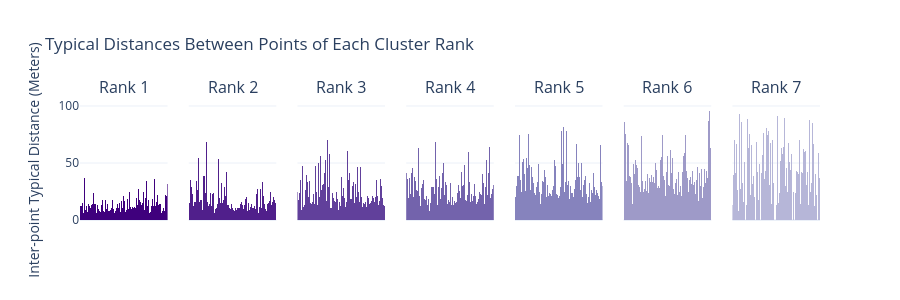

Source (notebook cell):
### Code cell
# --- 2. Calculate Stability Score ---
unique_clusters = [l for l in np.unique(model.labels_) if l != -1]
cluster_stats = []

for cid in unique_clusters:
    mask = (model.labels_ == cid)
    avg_reach = np.mean(model.reachability_[mask])
    count = np.sum(mask)
    score = count / (avg_reach + 1e-10) 
    cluster_stats.append({'cluster': cid, 'stability_score': score})

stats_df = pd.DataFrame(cluster_stats)

# --- 3. Map Scores and Bin by POINTS (Robust Version) ---
cluster_to_score = dict(zip(stats_df['cluster'], stats_df['stability_score']))
poi_df['temp_score'] = poi_df['cluster'].map(cluster_to_score).fillna(-1)

mask_not_noise = poi_df['cluster'] != -1

_, actual_bins = pd.qcut(
    poi_df.loc[mask_not_noise, 'temp_score'], 
    q=12, 
    duplicates='drop', 
    retbins=True
)
num_actual_bins = len(actual_bins) - 1
dynamic_labels = [f"Rank {i}" for i in range(num_actual_bins, 0, -1)]

# Assign Ranks
poi_df.loc[mask_not_noise, 'Stability Rank'] = pd.qcut(
    poi_df.loc[mask_not_noise, 'temp_score'], 
    q=12, 
    labels=dynamic_labels, 
    duplicates='drop'
)

# FIXED: Comprehensive way to ensure "Noise" is a string and caught
poi_df['Stability Rank'] = poi_df['Stability Rank'].astype(object).fillna("Noise")
poi_df.loc[poi_df['cluster'] == -1, 'Stability Rank'] = "Noise"

# Debug: This should show the number of Noise points. If it's 0, clustering parameters are too lenient!
print(f"DEBUG: Found {len(poi_df[poi_df['Stability Rank'] == 'Noise'])} Noise points.")

# --- 4. Define Palette and Ordering ---
raw_purples = plotly.colors.sample_colorscale("Purples", num_actual_bins, low=0.4, high=1.0)
purple_gradient = raw_purples[::-1] 

legend_order = ["Noise"] + [f"Rank {i}" for i in range(num_actual_bins, 0, -1)]
color_map = {f"Rank {i}": purple_gradient[i-1] for i in range(1, num_actual_bins + 1)}
color_map["Noise"] = "#5F5F5F" 

# Sort for layering
rank_sorting = {f"Rank {i}": (num_actual_bins - i + 1) for i in range(1, num_actual_bins + 1)}
rank_sorting["Noise"] = 0
poi_df['sort_order'] = poi_df['Stability Rank'].map(rank_sorting).fillna(0)
poi_df = poi_df.sort_values('sort_order', ascending=True)

# --- 5. Revised: Multi-Plot Reachability (In Meters) ---
earth_radius_meters = 6371008.8

num_ranks = num_actual_bins
reach_fig = make_subplots(
    rows=1, cols=num_ranks, 
    subplot_titles=[f"Rank {i}" for i in range(1, num_ranks + 1)],
    shared_yaxes=True 
)

temp_df = poi_df.sort_index()
ordering = model.ordering_

# CONVERT HERE: Multiply reachability (radians) by earth radius to get meters
reach_vals_meters = model.reachability_[ordering] * earth_radius_meters

reach_labels = temp_df.iloc[ordering]['Stability Rank'].values

for i in range(1, num_ranks + 1):
    label = f"Rank {i}"
    mask = (reach_labels == label)
    x_range = np.arange(np.sum(mask))
    
    reach_fig.add_trace(
        go.Bar(
            x=x_range,
            y=reach_vals_meters[mask], # Use the meter values
            marker_color=color_map[label],
            marker_line_width=0,
            name=label,
            showlegend=False,
            hovertemplate="Distance: %{y:.2f} m<extra></extra>"
        ),
        row=1, col=i
    )

reach_fig.update_layout(
    title="Typical Distances Between Points of Each Cluster Rank",
    height=300,
    template="plotly_white",
    bargap=0
)

# Label the axis clearly as Meters
reach_fig.update_yaxes(title_text="Inter-point Typical Distance (Meters)", row=1, col=1)
reach_fig.update_xaxes(visible=False)


# --- 6. Plot Map (Robust Layering) ---
map_fig = go.Figure()

for label in legend_order:
    # This filter now catches 'Noise' specifically
    df_sub = poi_df[poi_df['Stability Rank'] == label]
    
    if df_sub.empty:
        continue
    
    map_fig.add_trace(go.Scattermap(
        lat=df_sub.geometry.y,
        lon=df_sub.geometry.x,
        mode='markers',
        marker=dict(
            # Force noise to be visible with a specific size
            size=7 if label != "Noise" else 4, 
            color=color_map.get(label, "#5F5F5F"),
            opacity=0.9 if label != "Noise" else 0.5
        ),
        name=label,
        customdata=np.stack((df_sub['cluster'], df_sub['POI_type']), axis=-1),
        hovertemplate=(
            "<b>%{text}</b><br>" +
            "Type: %{customdata[1]}<br>" +
            "Lat: %{lat:.4f}<br>Lon: %{lon:.4f}<extra></extra>"
        ),
        text=df_sub['Stability Rank']
    ))

# Explicitly center the map
center_lat = poi_df.geometry.y.mean()
center_lon = poi_df.geometry.x.mean()

map_fig.update_layout(
    map=dict(
        style="carto-positron", 
        center=dict(lat=center_lat, lon=center_lon),
        zoom=8.5 
    ),
    margin={"r":0,"t":40,"l":0,"b":0},
    title="Major Activity Hubs in Israel, Ranked by POI Density",
    height=600,
    legend=dict(
        traceorder="reversed",
        bgcolor="rgba(255,255,255,0.7)",
        yanchor="top",
        y=0.99,
        xanchor="left",
        x=0.01
    )
)


reach_fig.show()
map_fig.show()

### Figure 1 — Plotly figure (JSON) as saved in the notebook; plotly's stock layout.template omitted (floating-point values rounded to 4 significant figures; data arrays with more than 128 entries replaced by an {"elided": "..."} marker saying what was removed)
{"data": [{"hovertemplate": "Distance: %{y:.2f} m<extra></extra>", "marker": {"color": "rgb(63, 0, 125)", "line": {"width": 0}}, "name": "Rank 1", "showlegend": false, "type": "bar", "x": {"elided": "631 int values"}, "xaxis": "x", "y": {"elided": "631 float values"}, "yaxis": "y"}, {"hovertemplate": "Distance: %{y:.2f} m<extra></extra>", "marker": {"color": "rgb(80, 31, 139)", "line": {"width": 0}}, "name": "Rank 2", "showlegend": false, "type": "bar", "x": {"elided": "644 int values"}, "xaxis": "x2", "y": {"elided": "644 float values"}, "yaxis": "y2"}, {"hovertemplate": "Distance: %{y:.2f} m<extra></extra>", "marker": {"color": "rgb(97, 64, 155)", "line": {"width": 0}}, "name": "Rank 3", "showlegend": false, "type": "bar", "x": {"elided": "638 int values"}, "xaxis": "x3", "y": {"elided": "638 float values"}, "yaxis": "y3"}, {"hovertemplate": "Distance: %{y:.2f} m<extra></extra>", "marker": {"color": "rgb(115, 99, 172)", "line": {"width": 0}}, "name": "Rank 4", "showlegend": false, "type": "bar", "x": {"elided": "638 int values"}, "xaxis": "x4", "y": {"elided": "638 float values"}, "yaxis": "y4"}, {"hovertemplate": "Distance: %{y:.2f} m<extra></extra>", "marker": {"color": "rgb(134, 131, 189)", "line": {"width": 0}}, "name": "Rank 5", "showlegend": false, "type": "bar", "x": {"elided": "641 int values"}, "xaxis": "x5", "y": {"elided": "641 float values"}, "yaxis": "y5"}, {"hovertemplate": "Distance: %{y:.2f} m<extra></extra>", "marker": {"color": "rgb(158, 154, 200)", "line": {"width": 0}}, "name": "Rank 6", "showlegend": false, "type": "bar", "x": {"elided": "639 int values"}, "xaxis": "x6", "y": {"elided": "639 float values"}, "yaxis": "y6"}, {"hovertemplate": "Distance: %{y:.2f} m<extra></extra>", "marker": {"color": "rgb(182, 182, 216)", "line": {"width": 0}}, "name": "Rank 7", "showlegend": false, "type": "bar", "x": {"elided": "3836 int values"}, "xaxis": "x7", "y": {"elided": "3836 float values"}, "yaxis": "y7"}], "layout": {"annotations": [{"font": {"size": 16}, "showarrow": false, "text": "Rank 1", "x": 0.05918, "xanchor": "center", "xref": "paper", "y": 1, "yanchor": "bottom", "yref": "paper"}, {"font": {"size": 16}, "showarrow": false, "text": "Rank 2", "x": 0.2061, "xanchor": "center", "xref": "paper", "y": 1, "yanchor": "bottom", "yref": "paper"}, {"font": {"size": 16}, "showarrow": false, "text": "Rank 3", "x": 0.3531, "xanchor": "center", "xref": "paper", "y": 1, "yanchor": "bottom", "yref": "paper"}, {"font": {"size": 16}, "showarrow": false, "text": "Rank 4", "x": 0.5, "xanchor": "center", "xref": "paper", "y": 1, "yanchor": "bottom", "yref": "paper"}, {"font": {"size": 16}, "showarrow": false, "text": "Rank 5", "x": 0.6469, "xanchor": "center", "xref": "paper", "y": 1, "yanchor": "bottom", "yref": "paper"}, {"font": {"size": 16}, "showarrow": false, "text": "Rank 6", "x": 0.7939, "xanchor": "center", "xref": "paper", "y": 1, "yanchor": "bottom", "yref": "paper"}, {"font": {"size": 16}, "showarrow": false, "text": "Rank 7", "x": 0.9408, "xanchor": "center", "xref": "paper", "y": 1, "yanchor": "bottom", "yref": "paper"}], "bargap": 0, "height": 300, "title": {"text": "Typical Distances Between Points of Each Cluster Rank"}, "xaxis": {"anchor": "y", "domain": [0, 0.1184], "visible": false}, "xaxis2": {"anchor": "y2", "domain": [0.1469, 0.2653], "visible": false}, "xaxis3": {"anchor": "y3", "domain": [0.2939, 0.4122], "visible": false}, "xaxis4": {"anchor": "y4", "domain": [0.4408, 0.5592], "visible": false}, "xaxis5": {"anchor": "y5", "domain": [0.5878, 0.7061], "visible": false}, "xaxis6": {"anchor": "y6", "domain": [0.7347, 0.8531], "visible": false}, "xaxis7": {"anchor": "y7", "domain": [0.8816, 1.0], "visible": false}, "yaxis": {"anchor": "x", "domain": [0, 1], "title": {"text": "Inter-point Typical Distance (Meters)"}}, "yaxis2": {"anchor": "x2", "domain": [0, 1], "matches": "y", "showticklabels": false}, "yaxis3": {"anchor": "x3", "domain": [0, 1], "matches": "y", "showticklabels": false}, "yaxis4": {"anchor": "x4", "domain": [0, 1], "matches": "y", "showticklabels": false}, "yaxis5": {"anchor": "x5", "domain": [0, 1], "matches": "y", "showticklabels": false}, "yaxis6": {"anchor": "x6", "domain": [0, 1], "matches": "y", "showticklabels": false}, "yaxis7": {"anchor": "x7", "domain": [0, 1], "matches": "y", "showticklabels": false}}}
